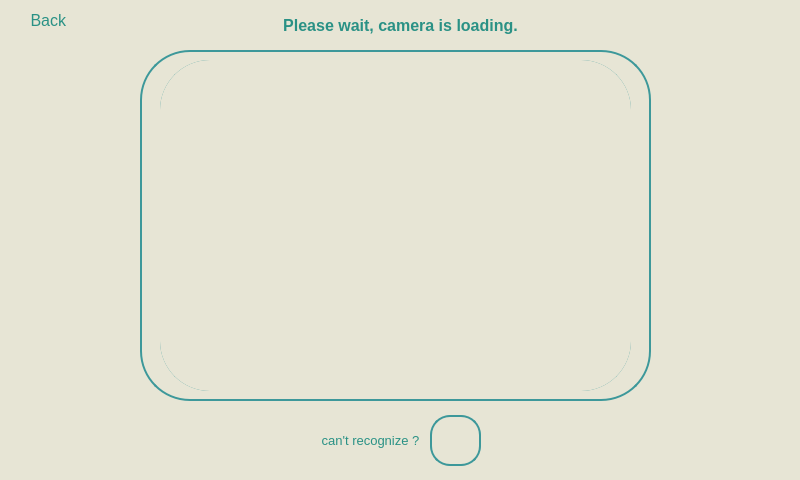
<?xml version="1.0" encoding="UTF-8"?>
<ui version="4.0">
 <class>facialLogin</class>
 <widget class="QFrame" name="facialLogin">
  <property name="geometry">
   <rect>
    <x>0</x>
    <y>0</y>
    <width>800</width>
    <height>480</height>
   </rect>
  </property>
  <property name="windowTitle">
   <string>Frame</string>
  </property>
  <property name="windowIcon">
   <iconset>
    <normaloff>:/background/Images/logo192x192.png</normaloff>:/background/Images/logo192x192.png</iconset>
  </property>
  <property name="styleSheet">
   <string notr="true">background-color: rgb(231, 229, 213);
background-image: url(:/background/Images/background-removebg-preview.png);
background-position: center;

</string>
  </property>
  <widget class="QPushButton" name="back">
   <property name="geometry">
    <rect>
     <x>0</x>
     <y>0</y>
     <width>101</width>
     <height>41</height>
    </rect>
   </property>
   <property name="font">
    <font>
     <family>Segoe UI</family>
     <pointsize>12</pointsize>
     <weight>50</weight>
     <bold>false</bold>
    </font>
   </property>
   <property name="cursor">
    <cursorShape>PointingHandCursor</cursorShape>
   </property>
   <property name="autoFillBackground">
    <bool>false</bool>
   </property>
   <property name="styleSheet">
    <string notr="true">border:none;
color:  rgba(11, 131, 120, 219);
padding:10px</string>
   </property>
   <property name="text">
    <string>Back </string>
   </property>
   <property name="icon">
    <iconset resource="Design/background.qrc">
     <normaloff>:/images/return.png</normaloff>:/images/return.png</iconset>
   </property>
   <property name="iconSize">
    <size>
     <width>42</width>
     <height>42</height>
    </size>
   </property>
   <property name="shortcut">
    <string>Backspace</string>
   </property>
   <property name="flat">
    <bool>false</bool>
   </property>
  </widget>
  <widget class="QLabel" name="label_2">
   <property name="geometry">
    <rect>
     <x>290</x>
     <y>410</y>
     <width>161</width>
     <height>61</height>
    </rect>
   </property>
   <property name="font">
    <font>
     <family>Segoe UI</family>
     <pointsize>10</pointsize>
     <strikeout>false</strikeout>
    </font>
   </property>
   <property name="styleSheet">
    <string notr="true">color:  rgba(11, 131, 120, 219)</string>
   </property>
   <property name="frameShape">
    <enum>QFrame::NoFrame</enum>
   </property>
   <property name="text">
    <string>can't recognize ?</string>
   </property>
   <property name="alignment">
    <set>Qt::AlignCenter</set>
   </property>
  </widget>
  <widget class="QPushButton" name="pincode">
   <property name="geometry">
    <rect>
     <x>430</x>
     <y>415</y>
     <width>51</width>
     <height>51</height>
    </rect>
   </property>
   <property name="font">
    <font>
     <family>Segoe UI</family>
     <pointsize>12</pointsize>
    </font>
   </property>
   <property name="cursor">
    <cursorShape>PointingHandCursor</cursorShape>
   </property>
   <property name="autoFillBackground">
    <bool>false</bool>
   </property>
   <property name="styleSheet">
    <string notr="true">border: 2px solid #3D989A;
border-radius: 20px;
color: white;
padding:10px;</string>
   </property>
   <property name="text">
    <string/>
   </property>
   <property name="icon">
    <iconset>
     <normaloff>:/background/Images/lock-pattern.png</normaloff>:/background/Images/lock-pattern.png</iconset>
   </property>
   <property name="iconSize">
    <size>
     <width>35</width>
     <height>35</height>
    </size>
   </property>
  </widget>
  <widget class="QLabel" name="status">
   <property name="geometry">
    <rect>
     <x>0</x>
     <y>0</y>
     <width>801</width>
     <height>51</height>
    </rect>
   </property>
   <property name="font">
    <font>
     <family>Segoe UI</family>
     <pointsize>12</pointsize>
     <weight>75</weight>
     <bold>true</bold>
     <strikeout>false</strikeout>
    </font>
   </property>
   <property name="styleSheet">
    <string notr="true">color:  rgba(11, 131, 120, 219)</string>
   </property>
   <property name="frameShape">
    <enum>QFrame::NoFrame</enum>
   </property>
   <property name="text">
    <string>&lt;html&gt;&lt;head/&gt;&lt;body&gt;&lt;p&gt;Please wait, camera is loading.&lt;/p&gt;&lt;/body&gt;&lt;/html&gt;</string>
   </property>
   <property name="alignment">
    <set>Qt::AlignCenter</set>
   </property>
  </widget>
  <widget class="QWidget" name="widget" native="true">
   <property name="geometry">
    <rect>
     <x>140</x>
     <y>50</y>
     <width>511</width>
     <height>351</height>
    </rect>
   </property>
   <property name="styleSheet">
    <string notr="true">border: 2px solid rgb(61, 152, 154) ;
border-radius: 50px;</string>
   </property>
   <widget class="QWidget" name="horizontalLayoutWidget">
    <property name="geometry">
     <rect>
      <x>20</x>
      <y>10</y>
      <width>471</width>
      <height>331</height>
     </rect>
    </property>
    <layout class="QHBoxLayout" name="horizontalLayout">
     <item>
      <widget class="QLabel" name="video">
       <property name="styleSheet">
        <string notr="true">border:none;</string>
       </property>
       <property name="text">
        <string/>
       </property>
       <property name="pixmap">
        <pixmap>:/background/Images/loading.png</pixmap>
       </property>
       <property name="scaledContents">
        <bool>false</bool>
       </property>
       <property name="alignment">
        <set>Qt::AlignCenter</set>
       </property>
      </widget>
     </item>
    </layout>
   </widget>
  </widget>
  <zorder>label_2</zorder>
  <zorder>pincode</zorder>
  <zorder>status</zorder>
  <zorder>back</zorder>
  <zorder>widget</zorder>
 </widget>
 <resources>
  <include location="Design/background.qrc"/>
 </resources>
 <connections/>
</ui>
